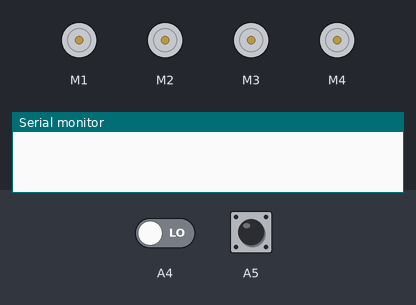
Bench run of a sketch on a simulated Arduino Uno, built with avr-gcc and run on an emulated ATmega328P. Parts: 4 × DC motor (green arrow = forward, orange = backward, longer = faster), the last lines printed to the serial monitor. The test bench sets the inputs (shaded band); at power-on: A5 LOW, A4 LOW.

Above: at 1.2 s.
1.3 s: A5 pulsed HIGH 5 times (0.12 s each, 0.3 s apart)
At 6.3 s:
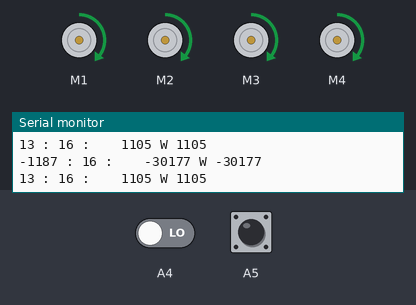
Timing chart, 0 to 7.8 s (numbered marks = the images above; inputs shaded):
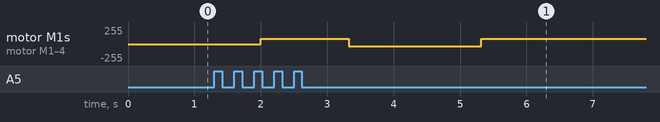

The sketch:

A_control_remoto.ino
```cpp
#include <AFMotor.h>

int motorspeed=500;
int ch1;
int ch2;
int potenR;
int potenL;

AF_DCMotor motorUR(1);
AF_DCMotor motorUL(2);
AF_DCMotor motorDL(3);
AF_DCMotor motorDR(4);

AF_DCMotor allmotors[4] = {motorUR, motorUL, motorDL, motorDR};
int nmotor = 1;

void setup() {

  Serial.begin(9600);

  pinMode(A5, INPUT);

  motorUR.setSpeed(127);  // speed: 0 to 255
  motorUR.run(RELEASE);

  motorUL.setSpeed(127);  // speed: 0 to 255
  motorUL.run(RELEASE);

  motorDL.setSpeed(127);  // speed: 0 to 255
  motorDL.run(RELEASE);

  motorDR.setSpeed(127);  // speed: 0 to 255
  motorDR.run(RELEASE);

}

void loop() {


  ch1 = -((pulseIn(A5, HIGH))/100)+13;
  potenR = (255/3)*ch1;
  potenL = (255/3)*ch1;

  ch2 = -((pulseIn(A4, HIGH))/100)+16;
    if(ch2==-3 and ch1==0){
      motorUL.run(FORWARD);
      motorDL.run(FORWARD);
    potenL = potenL + 255;
  }
   if(ch2>3 and ch1==0){
     motorUR.run(FORWARD);
     motorDR.run(FORWARD);
    potenR = potenR + 255;
  }
  if(ch1>0){
    motorUR.run(FORWARD);
    motorUL.run(FORWARD);
    motorDR.run(FORWARD);
    motorDL.run(FORWARD);
  }
  else if(ch1<0){
    motorUR.run(BACKWARD);
    motorUL.run(BACKWARD);
    motorDR.run(BACKWARD);
    motorDL.run(BACKWARD);
    potenR = -potenR;
    potenL = -potenL;
  }

  motorUR.setSpeed(potenR);  // speed: 0 to 255
  motorUL.setSpeed(potenL);  // speed: 0 to 255
  motorDR.setSpeed(potenR);  // speed: 0 to 255
  motorDL.setSpeed(potenL);  // speed: 0 to 255


  Serial.print(ch1);
  Serial.print(" : ");
  Serial.print(ch2);
  Serial.print(" :    ");
  Serial.print(potenL);
  Serial.print(" W ");
  Serial.println(potenR);

    potenR =0;
    potenL =0;
}
```
